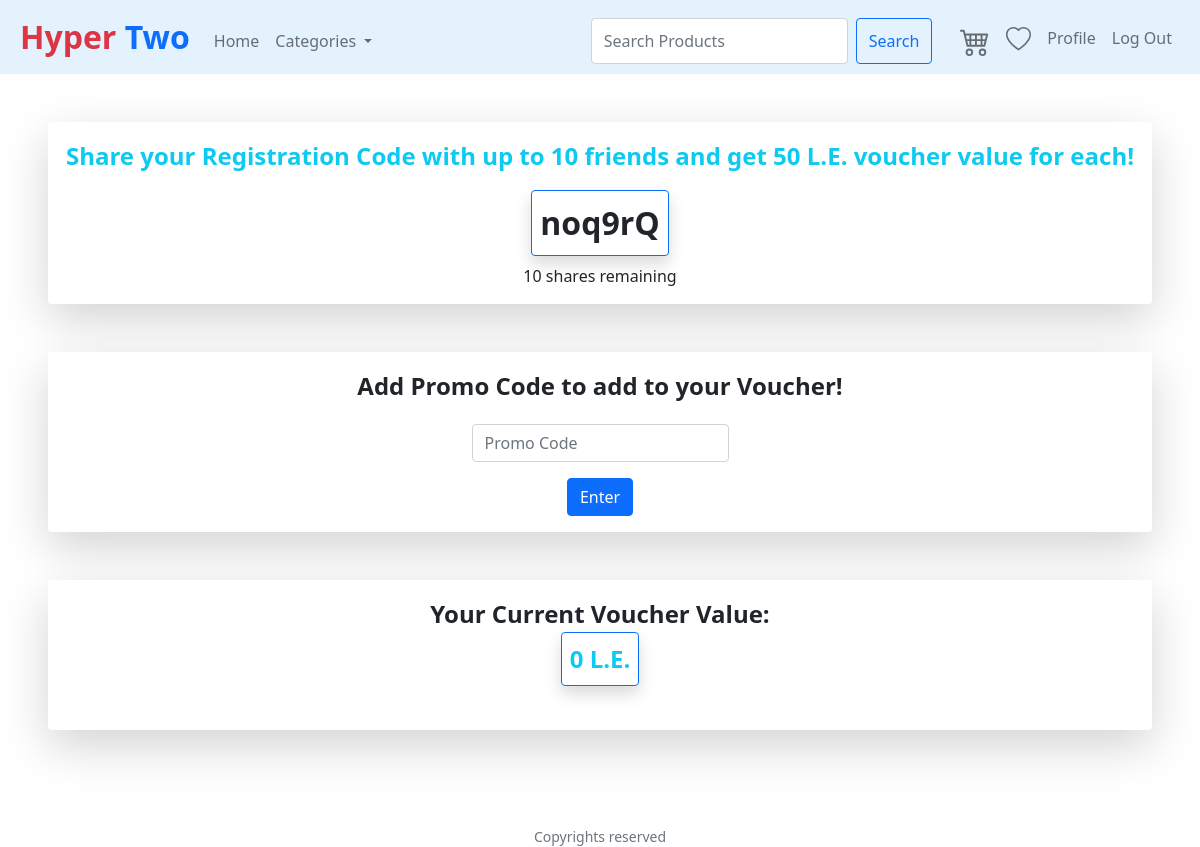
The page /PromoCode (signed in) on the database its author committed.
### tables this page shows
CREATE TABLE Customer (CustomerID INTEGER PRIMARY KEY AUTOINCREMENT UNIQUE NOT NULL, Username VARCHAR (300) NOT NULL UNIQUE, Password VARCHAR (300) NOT NULL, FirstName VARCHAR (300) NOT NULL, LastName VARCHAR (300) NOT NULL, Address VARCHAR (500), PhoneNumber VARCHAR (20), RegisterationCode VARCHAR (30) UNIQUE, CodeShares INT, PromoCode VARCHAR (300), VoucherValue INT);

### application.py (the view)
@app.route("/PromoCode", methods=["GET", "POST"])
@login_required
def PromoCode():
    categories=GetCategories()
    rows = db.execute("SELECT * FROM Customer WHERE CustomerID = :id",
                         id=session["user_id"])
    if request.method == "POST":
        if not request.form.get("code"): #Check it's not empty
             return apology("Please enter Promo Code", 403)
        if rows[0]["PromoCode"] is not None:
            return apology("You have entered a Promo Code before", 403)
        promo = request.form.get("code")
        if rows[0]["RegisterationCode"] == promo :
            return apology("Promo Code isn't valid", 403)
        query = db.execute("SELECT * FROM Customer WHERE RegisterationCode= :code", code=promo)
        if len(query) != 1:
            return apology("Promo Code isn't valid", 403)
        shares=query[0]["CodeShares"]
        if shares == 0:
            return apology("Promo Code isn't valid", 403)
        query = db.execute("UPDATE Customer SET CodeShares=CodeShares-1, VoucherValue = VoucherValue + 50 WHERE RegisterationCode= :code",code=promo)
        query = db.execute("UPDATE Customer SET PromoCode= :code, VoucherValue = VoucherValue + 100 WHERE CustomerID= :id",code=promo, id=session["user_id"])
        return redirect("/PromoCode")
    else:
        return render_template("PromoCode.html", categories=categories, row=rows[0])

### application.py (called while the page is built)
@app.after_request
def after_request(response):
    response.headers["Cache-Control"] = "no-cache, no-store, must-revalidate"
    response.headers["Expires"] = 0
    response.headers["Pragma"] = "no-cache"
    return response

def GetCategories():
    categories=db.execute("Select * from Categories order by CategoryName")
    return categories

### helpers.py (called while the page is built)
def login_required(f):
    @wraps(f)
    def decorated_function(*args, **kwargs):
        if session.get("user_id") is None:
            return redirect("/login")
        return f(*args, **kwargs)
    return decorated_function

### templates/PromoCode.html (shortened to what this page needs)
{% extends "layout.html" %}
{% block main %}
<div class="shadow-lg p-3 mb-5 bg-white rounded">
    <p style="font-size:x-large; font-weight: bold;" class="text-info">Share your Registration Code with up to 10 friends and get 50 L.E. voucher value for each!</p>
    <div class="border border-primary shadow p-2 mb-2 bg-white rounded" style="width:fit-content; margin:auto; padding-top:10px; padding-bottom:10px;font-size:xx-large; font-weight: bolder;"> {{row.RegisterationCode}} </div>
    <div> {{row.CodeShares}} shares remaining</div>
</div>
<div class="shadow-lg p-3 mb-5 bg-white rounded">
    <div style="font-size:x-large; font-weight: bold; padding-bottom: 20px;">
        Add Promo Code to add to your Voucher!
    </div>
    <form action="/PromoCode" method="post">
        <div class="mb-3">
            <input autocomplete="off" autofocus class="form-control" name="code" placeholder="Promo Code" type="text">
        </div>
        <button class="btn btn-primary" type="submit">Enter</button>
    </form>
</div>
<div class="shadow-lg p-3 mb-5 bg-white rounded">
    <div style="font-size:x-large; font-weight: bold; padding-bottom: 20px;">
        Your Current Voucher Value: <p class="border border-primary text-info shadow p-2 mb-2 rounded " style="width:fit-content; margin:auto; padding-top:10px; padding-bottom:10px;""> {{row.VoucherValue}} L.E. </p>
    </div>
</div>
{% endblock %}

### static/styles.css (style rules this page uses)
body { perspective: 1000px; transform-style: preserve-3d; }
main .form-control { display: inline-block; width: auto; }
main button { background-color: #537fbe; text-align: left; }

### rows shown on the page
Customer: RegisterationCode "noq9rQ", CodeShares "10", VoucherValue "0"
